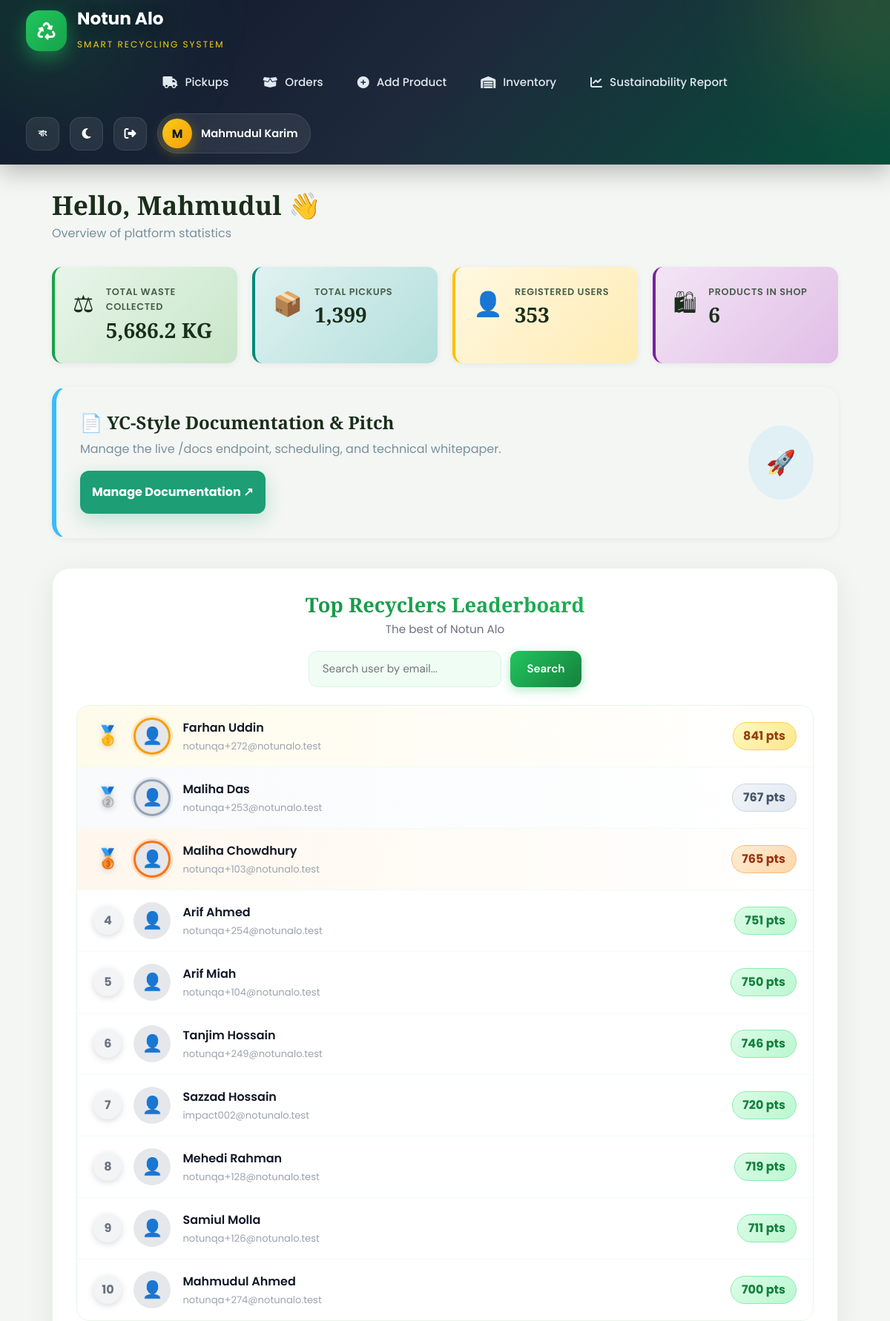
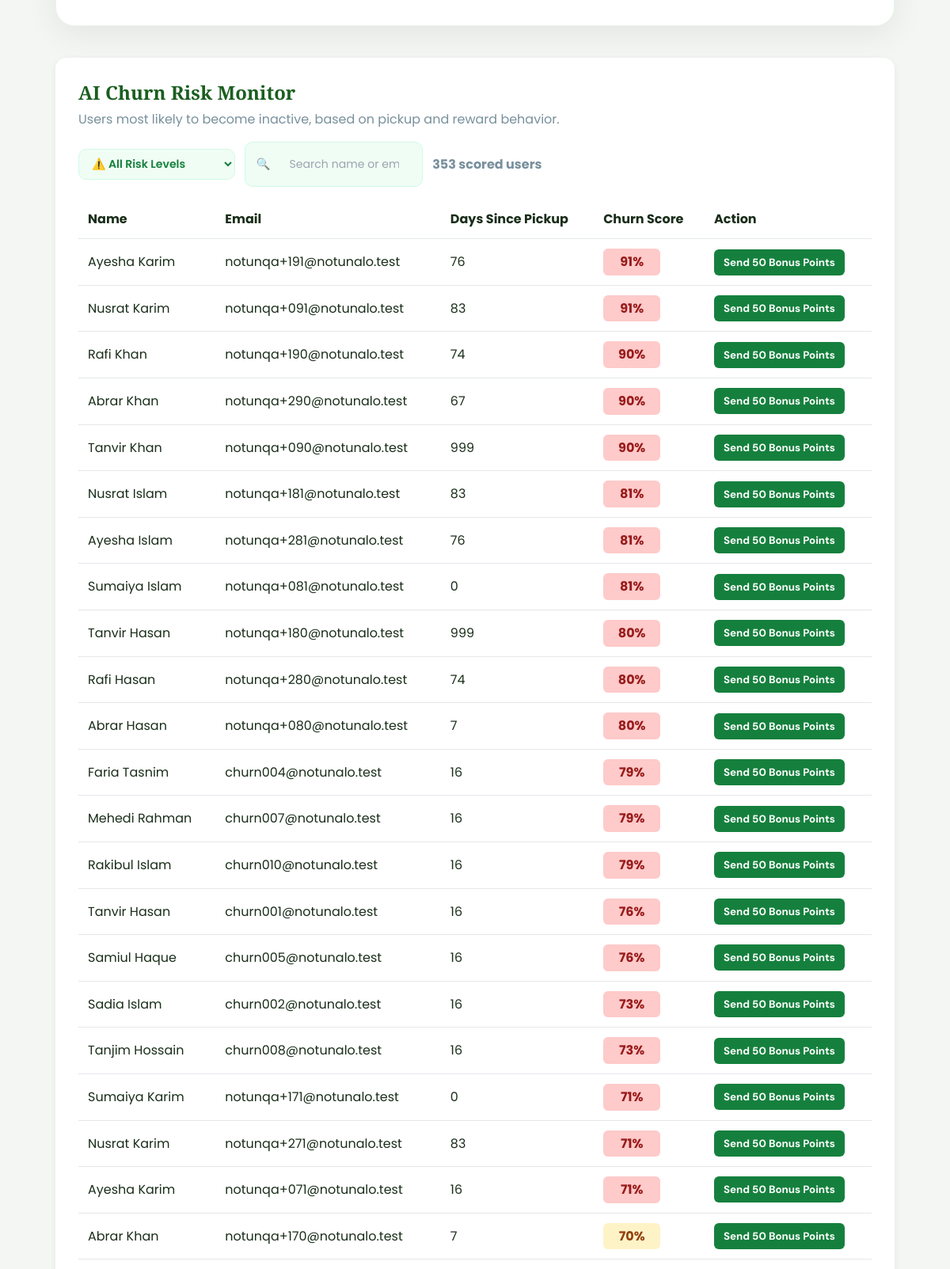
/admin.php (signed in, upper part), run on the app's committed database (2 pictures, top to bottom).
### tables this page shows
CREATE TABLE `rewards` (
  `id` int(11) NOT NULL AUTO_INCREMENT,
  `user_id` int(11) NOT NULL,
  `total_points` int(11) NOT NULL DEFAULT 0,
  `lifetime_points` int(11) NOT NULL DEFAULT 0,
  `last_updated` timestamp NOT NULL DEFAULT current_timestamp() ON UPDATE current_timestamp(),
  PRIMARY KEY (`id`),
  UNIQUE KEY `user_id` (`user_id`),
  CONSTRAINT `rewards_ibfk_1` FOREIGN KEY (`user_id`) REFERENCES `users` (`id`) ON DELETE CASCADE
);

CREATE TABLE `users` (
  `id` int(11) NOT NULL AUTO_INCREMENT,
  `name` varchar(100) NOT NULL,
  `email` varchar(150) NOT NULL,
  `password` varchar(255) NOT NULL,
  `address` text DEFAULT NULL,
  `phone` varchar(20) DEFAULT NULL,
  `picture_url` varchar(500) DEFAULT NULL,
  `role` enum('admin','user','agency') NOT NULL DEFAULT 'user',
  `created_at` timestamp NOT NULL DEFAULT current_timestamp(),
  PRIMARY KEY (`id`),
  UNIQUE KEY `email` (`email`),
  UNIQUE KEY `uq_users_email` (`email`)
);

CREATE TABLE `user_ml_scores` (
  `user_id` int(11) NOT NULL,
  `churn_score` decimal(6,5) NOT NULL,
  `risk_label` enum('low','medium','high') NOT NULL,
  `updated_at` timestamp NOT NULL DEFAULT current_timestamp() ON UPDATE current_timestamp(),
  PRIMARY KEY (`user_id`),
  CONSTRAINT `fk_user_ml_scores_user` FOREIGN KEY (`user_id`) REFERENCES `users` (`id`) ON DELETE CASCADE
);

### includes/lang.php (called while the page is built, shortened)
<?php
$currentLang = $_SESSION['lang'];
function en2bn($number) {
    global $currentLang;
    if ($currentLang !== 'bn') return $number;
    $eng = ['0','1','2','3','4','5','6','7','8','9'];
    $bng = ['০','১','২','৩','৪','৫','৬','৭','৮','৯'];
    return str_replace($eng, $bng, $number);
}
$lang = $translations[$currentLang];
?>

### includes/config.php (called while the page is built, shortened)
<?php
function e(string $str): string {
    return htmlspecialchars($str, ENT_QUOTES, 'UTF-8');
}
require_once __DIR__ . '/lang.php';

### admin_churn_table.php (the view, shortened to what this page needs)
<?php
require_once 'includes/config.php';
$currentLang = $_SESSION['lang'] ?? 'en';
$t = function($en, $bn) use ($currentLang) {
    return $currentLang === 'bn' ? $bn : $en;
};
global $pdo;
$pdo->exec("
    CREATE TABLE IF NOT EXISTS user_ml_scores (
        user_id INT NOT NULL PRIMARY KEY,
        churn_score DECIMAL(6,5) NOT NULL,
        risk_label ENUM('low', 'medium', 'high') NOT NULL,
        updated_at TIMESTAMP DEFAULT CURRENT_TIMESTAMP ON UPDATE CURRENT_TIMESTAMP,
        CONSTRAINT fk_user_ml_scores_user
            FOREIGN KEY (user_id) REFERENCES users(id)
            ON DELETE CASCADE
    ) ENGINE=InnoDB;
");
$stmt = $pdo->query("
    SELECT
        u.id,
        u.name,
        u.email,
        s.churn_score,
        s.risk_label,
        COALESCE(GREATEST(DATEDIFF(CURDATE(), MAX(CASE WHEN p.status = 'completed' THEN p.schedule_date END)), 0), 999) AS days_since_pickup
    FROM user_ml_scores s
    INNER JOIN users u ON u.id = s.user_id
    LEFT JOIN pickups p ON p.user_id = u.id
    WHERE s.risk_label = 'high'
      AND u.role = 'user'
    GROUP BY u.id, u.name, u.email, s.churn_score, s.risk_label
    ORDER BY s.churn_score DESC
");
$highRiskUsers = $stmt->fetchAll(PDO::FETCH_ASSOC);
$scoreCount = (int) $pdo->query("SELECT COUNT(*) AS cnt FROM user_ml_scores")->fetch()['cnt'];
function churnBadgeClass(float $score): string {
    if ($score > 0.70) {
        return 'badge-red';
    }
    if ($score >= 0.40) {
        return 'badge-yellow';
    }
    return 'badge-green';
}
?>
<div style="display: flex; align-items: flex-start; justify-content: space-between; gap: 1rem; margin-bottom: 1rem; flex-wrap: wrap;">
    <div>
        <h2 style="margin: 0; color: var(--green-dark);"><?= $t('AI Churn Risk Monitor', 'AI চার্ন রিস্ক মনিটর') ?></h2>
        <p style="margin: 0.35rem 0 0; color: var(--text-muted);"><?= $t('Users most likely to become inactive, based on pickup and reward behavior.', 'যে ব্যবহারকারীরা নিষ্ক্রিয় হওয়ার সম্ভাবনা বেশি, পিকআপ এবং রিওয়ার্ড আচরণের ভিত্তিতে।') ?></p>
    </div>
    <div style="display:flex; align-items:center; gap:0.75rem; flex-wrap:wrap;">
        <select id="riskFilter" class="filter-select" onchange="applyChurnFilters()" title="<?= $t('Filter by risk level', 'ঝুঁকির মাত্রা অনুযায়ী ফিল্টার') ?>">
            <option value="">⚠️ <?= $t('All Risk Levels', 'সব ঝুঁকির মাত্রা') ?></option>
        </select>
        <div class="table-search-wrap">
            <span class="table-search-icon">🔍</span>
            <input
                type="text"
                id="churnSearch"
                class="table-search-input"
                placeholder="<?= $t('Search name or email...', 'নাম বা ইমেইল অনুসন্ধান...') ?>"
                oninput="applyChurnFilters()"
                autocomplete="off"
            >
        </div>
        <div style="font-weight: 700; color: var(--text-muted); white-space:nowrap;"><?= (int) $scoreCount ?> <?= $t('scored users', 'স্কোরকৃত ব্যবহারকারী') ?></div>
    </div>
</div>
<table class="churn-table" id="churnTable">
    <thead>
        <tr>
            <th><?= $t('Name', 'নাম') ?></th>
            <th><?= $t('Email', 'ইমেইল') ?></th>
            <th><?= $t('Days Since Pickup', 'পিকআপের পর দিন') ?></th>
            <th><?= $t('Churn Score', 'চার্ন স্কোর') ?></th>
            <th><?= $t('Action', 'পদক্ষেপ') ?></th>
        </tr>
    </thead>
    <tbody>
        <?php foreach ($highRiskUsers as $user): ?>
            <?php
                $score = (float) $user['churn_score'];
                $scorePercent = round($score * 100);
            ?>
            <tr data-score-pct="<?= $scorePercent ?>">
                <td><?= htmlspecialchars($user['name'], ENT_QUOTES, 'UTF-8') ?></td>
                <td><?= htmlspecialchars($user['email'], ENT_QUOTES, 'UTF-8') ?></td>
                <td><?= (int) $user['days_since_pickup'] ?></td>
                <td>
                    <span class="churn-badge <?= churnBadgeClass($score) ?>">
                        <?= $scorePercent ?>%
                    </span>
                </td>
                <td>
                    <form method="post">
                        <button class="bonus-button" type="submit"><?= $t('Send 50 Bonus Points', '৫০ বোনাস পয়েন্ট পাঠান') ?></button>
                    </form>
                </td>
            </tr>
        <?php endforeach; ?>
    </tbody>
</table>

### admin.php (shortened to what this page needs)
<?php
require_once 'includes/config.php';
$totalWaste    = $pdo->query("SELECT COALESCE(SUM(estimated_weight),0) as tw FROM pickups WHERE status='completed'")->fetch()['tw'];
$totalPickups  = $pdo->query("SELECT COUNT(*) as cnt FROM pickups")->fetch()['cnt'];
$totalUsers    = $pdo->query("SELECT COUNT(*) as cnt FROM users WHERE role='user'")->fetch()['cnt'];
$totalProducts = $pdo->query("SELECT COUNT(*) as cnt FROM products")->fetch()['cnt'];
$stmt = $pdo->prepare("
    SELECT u.name, u.email, u.picture_url, r.lifetime_points
    FROM users u
    JOIN rewards r ON u.id = r.user_id
    WHERE u.role = 'user'
    ORDER BY r.lifetime_points DESC
    LIMIT 10
");
$stmt->execute();
$topRecyclers = $stmt->fetchAll();
$searchTerm = trim((string)($_GET['search'] ?? ''));
?>
<!DOCTYPE html>
<html lang="en">
<head>
    <link rel="stylesheet" href="assets/css/style.css">
    <link rel="stylesheet" href="assets/css/leaderboard.css">
    <link rel="stylesheet" href="assets/css/sortable-table.css">
</head>
<body>
<?php include 'includes/navbar.php'; ?>
<main class="main-content">
    <div class="container">
        <div class="page-header">
            <div>
                <h1 class="page-title" data-reveal><?= $lang['hello'] ?? 'Hello' ?>, <?= e(explode(' ', $_SESSION['name'] ?? 'Admin')[0]) ?> 👋</h1>
                <p class="page-sub"><?= $lang['platform_stats'] ?? 'Overview of platform statistics' ?></p>
            </div>
        </div>
        <div class="stats-grid stats-grid--4">
            <div class="stat-card stat-card--green" data-reveal>
                <div class="stat-card__icon">⚖</div>
                <div class="stat-card__body">
                    <p class="stat-card__label"><?= $lang['total_waste_collected'] ?? 'Total Waste Collected' ?></p>
                    <p class="stat-card__value"><?= en2bn(number_format((float)$totalWaste, 1)) ?> KG</p>
                </div>
            </div>
            <div class="stat-card stat-card--teal" data-reveal>
                <div class="stat-card__icon">📦</div>
                <div class="stat-card__body">
                    <p class="stat-card__label"><?= $lang['total_pickups'] ?? 'Total Pickups' ?></p>
                    <p class="stat-card__value"><?= en2bn(number_format((int)$totalPickups)) ?></p>
                </div>
            </div>
            <div class="stat-card stat-card--gold" data-reveal>
                <div class="stat-card__icon">👤</div>
                <div class="stat-card__body">
                    <p class="stat-card__label"><?= $lang['registered_users'] ?? 'Registered Users' ?></p>
                    <p class="stat-card__value"><?= en2bn(number_format((int)$totalUsers)) ?></p>
                </div>
            </div>
            <div class="stat-card stat-card--purple" data-reveal>
                <div class="stat-card__icon">🛍</div>
                <div class="stat-card__body">
                    <p class="stat-card__label"><?= $lang['products_in_shop'] ?? 'Products in Shop' ?></p>
                    <p class="stat-card__value"><?= en2bn(number_format((int)$totalProducts)) ?></p>
                </div>
            </div>
        </div>
        <div class="card" data-reveal style="margin-bottom: 2.5rem; padding: 2rem; border-radius: 20px; border-left: 6px solid #38bdf8; background: var(--bg-card);">
            <div style="display: flex; align-items: center; justify-content: space-between; gap: 20px;">
                <div>
                    <h2 style="font-size: 1.5rem; margin-bottom: 0.5rem;">📄 YC-Style Documentation & Pitch</h2>
                    <p style="color: var(--text-muted); margin-bottom: 1rem;">Manage the live /docs endpoint, scheduling, and technical whitepaper.</p>
                    <a href="admin_docs.php" class="btn btn-primary" style="background: #38bdf8; border: none; padding: 0.8rem 1.5rem; color: #fff; font-weight: 600; text-decoration: none; border-radius: 8px;">Manage Documentation ↗</a>
                </div>
                <div style="background: rgba(56, 189, 248, 0.1); padding: 1.5rem; border-radius: 50%; font-size: 2rem;">🚀</div>
            </div>
        </div>
        <div class="leaderboard-card" data-reveal>
            <div class="leaderboard-header">
                <h2><?= $lang['top_recyclers'] ?? '🌟 Top Recyclers Leaderboard' ?></h2>
                <p><?= $lang['top_recyclers_hint'] ?? 'The best of Notun Alo' ?></p>
                <form method="GET" class="leaderboard-search">
                    <input
                        type="text"
                        name="search"
                        placeholder="<?= $lang['search_by_email'] ?? 'Search user by email...' ?>"
                        value="<?= e($searchTerm) ?>"
                    >
                    <button type="submit"><?= $lang['search'] ?? 'Search' ?></button>
                </form>
            </div>
            <div class="leaderboard-list">
                <?php if (empty($topRecyclers)): ?>
                    <div style="padding: 2rem; text-align: center; color: var(--text-muted);"><?= $lang['no_users_yet'] ?? 'No recyclers yet.' ?></div>
                <?php else: ?>
                    <?php
                    $medals     = ['gold', 'silver', 'bronze'];
                    $medalEmoji = ['🥇', '🥈', '🥉'];
                    foreach ($topRecyclers as $index => $userR):
                        $isTop3    = $index < 3;
                        $itemClass = $isTop3 ? 'leader-item leader-item--' . $medals[$index] : 'leader-item';
                        $avClass   = $isTop3 ? 'leader-avatar leader-avatar--' . $medals[$index] : 'leader-avatar';
                    ?>
                    <div class="<?= $itemClass ?>">
                        <div class="leader-left">
                            <?php if ($isTop3): ?>
                                <div class="leader-rank"><?= $medalEmoji[$index] ?></div>
                            <?php else: ?>
                                <div class="leader-rank leader-rank--num"><?= en2bn($index + 1) ?></div>
                            <?php endif; ?>
                            <div class="<?= $avClass ?>">
                                <?php if (!empty($userR['picture_url'])): ?>
                                    <img src="<?= e($userR['picture_url']) ?>" alt="Profile"
                                         onerror="this.outerHTML='<div class=\'leader-avatar__placeholder\'>👤</div>'">
                                <?php else: ?>
                                    <div class="leader-avatar__placeholder">👤</div>
                                <?php endif; ?>
                            </div>
                            <div class="leader-user">
                                <strong><?= e($userR['name']) ?></strong>
                                <span><?= e($userR['email'] ?? '') ?></span>
                            </div>
                        </div>
                        <div class="leader-points">
                            <?= en2bn(number_format($userR['lifetime_points'])) ?> <?= $lang['pts'] ?? 'pts' ?>
                        </div>
                    </div>
                    <?php endforeach; ?>
                <?php endif; ?>
            </div>
        </div>
        <div class="card" data-reveal style="margin-top: 2.5rem; margin-bottom: 2rem;">
            <?php include 'admin_churn_table.php'; ?>
        </div>
    </div>
</main>
</body>
</html>

### assets/css/sortable-table.css (style rules this page uses)
.table-search-wrap { display: flex; align-items: center; gap: 0.5rem; background: #f0fdf4; border: 1.5px solid #d1fae5; border-radius: 10px; padding: 0.45rem 0.85rem; transition: border-color 0.22s, box-shadow 0.22s; }
.table-search-icon { font-size: 0.9rem; opacity: 0.7; flex-shrink: 0; }
.table-search-input { border: none; outline: none; background: transparent; font-size: 0.88rem; color: #111827; width: 170px; font-family: inherit; }
.table-search-input::placeholder { color: #9ca3af; }

### includes/navbar.php (style rules this page uses)
:root { --primary:#0f172a; --secondary:#1e293b; --green:#16a34a; --lightgreen:#22c55e; --yellow:#facc15; --white:#ffffff; --glass:rgba(255,255,255,0.08); --border:rgba(255,255,255,0.12); }
* { margin:0; padding:0; box-sizing:border-box; }
body { font-family:'Poppins',sans-serif; }

### admin_churn_table.php (style rules this page uses)
.churn-table { width: 100%; border-collapse: collapse; margin-top: 16px; }
.churn-table th, .churn-table td { padding: 12px; border-bottom: 1px solid #e5e7eb; text-align: left; }
.churn-badge { display: inline-block; min-width: 72px; padding: 4px 8px; border-radius: 6px; color: #111827; font-weight: 700; text-align: center; }
.badge-red { background: #fecaca; color: #991b1b; }
.badge-yellow { background: #fef3c7; color: #92400e; }
.bonus-button { border: 0; border-radius: 6px; padding: 8px 12px; background: #15803d; color: #ffffff; cursor: pointer; font-weight: 700; }
.filter-select { padding: 0.45rem 0.75rem; border-radius: 10px; border: 1.5px solid #d1fae5; background: #f0fdf4; color: #15803d; font-size: 0.88rem; font-weight: 600; cursor: pointer; outline: none; transition: border-color 0.22s, box-shadow 0.22s; font-family: inherit; }

### data on the page
rewards: index "🥇", user.name "Farhan Uddin", user.email "notunqa+272@notunalo.test", lifetime_points "841"
rewards: index "🥈", user.name "Maliha Das", user.email "notunqa+253@notunalo.test", lifetime_points "767"
rewards: index "🥉", user.name "Maliha Chowdhury", user.email "notunqa+103@notunalo.test", lifetime_points "765"
rewards: index "4", user.name "Arif Ahmed", user.email "notunqa+254@notunalo.test", lifetime_points "751"
rewards: index "5", user.name "Arif Miah", user.email "notunqa+104@notunalo.test", lifetime_points "750"
rewards: index "6", user.name "Tanjim Hossain", user.email "notunqa+249@notunalo.test", lifetime_points "746"
rewards: index "7", user.name "Sazzad Hossain", user.email "impact002@notunalo.test", lifetime_points "720"
rewards: index "8", user.name "Mehedi Rahman", user.email "notunqa+128@notunalo.test", lifetime_points "719"
rewards: index "9", user.name "Samiul Molla", user.email "notunqa+126@notunalo.test", lifetime_points "711"
rewards: index "10", user.name "Mahmudul Ahmed", user.email "notunqa+274@notunalo.test", lifetime_points "700"
user_ml_scores: user_id.name "Ayesha Karim", user_id.email "notunqa+191@notunalo.test", days_since_pickup "76", churn_score "91"
user_ml_scores: user_id.name "Nusrat Karim", user_id.email "notunqa+091@notunalo.test", days_since_pickup "83", churn_score "91"
user_ml_scores: user_id.name "Rafi Khan", user_id.email "notunqa+190@notunalo.test", days_since_pickup "74", churn_score "90"
user_ml_scores: user_id.name "Abrar Khan", user_id.email "notunqa+290@notunalo.test", days_since_pickup "67", churn_score "90"
user_ml_scores: user_id.name "Tanvir Khan", user_id.email "notunqa+090@notunalo.test", days_since_pickup "999", churn_score "90"
user_ml_scores: user_id.name "Nusrat Islam", user_id.email "notunqa+181@notunalo.test", days_since_pickup "83", churn_score "81"
user_ml_scores: user_id.name "Ayesha Islam", user_id.email "notunqa+281@notunalo.test", days_since_pickup "76", churn_score "81"
user_ml_scores: user_id.name "Sumaiya Islam", user_id.email "notunqa+081@notunalo.test", days_since_pickup "0", churn_score "81"
user_ml_scores: user_id.name "Tanvir Hasan", user_id.email "notunqa+180@notunalo.test", days_since_pickup "999", churn_score "80"
user_ml_scores: user_id.name "Rafi Hasan", user_id.email "notunqa+280@notunalo.test", days_since_pickup "74", churn_score "80"
user_ml_scores: user_id.name "Abrar Hasan", user_id.email "notunqa+080@notunalo.test", days_since_pickup "7", churn_score "80"
user_ml_scores: user_id.name "Faria Tasnim", user_id.email "churn004@notunalo.test", days_since_pickup "16", churn_score "79"
user_ml_scores: user_id.name "Mehedi Rahman", user_id.email "churn007@notunalo.test", days_since_pickup "16", churn_score "79"
user_ml_scores: user_id.name "Rakibul Islam", user_id.email "churn010@notunalo.test", days_since_pickup "16", churn_score "79"
user_ml_scores: user_id.name "Tanvir Hasan", user_id.email "churn001@notunalo.test", days_since_pickup "16", churn_score "76"
user_ml_scores: user_id.name "Samiul Haque", user_id.email "churn005@notunalo.test", days_since_pickup "16", churn_score "76"
user_ml_scores: user_id.name "Sadia Islam", user_id.email "churn002@notunalo.test", days_since_pickup "16", churn_score "73"
user_ml_scores: user_id.name "Tanjim Hossain", user_id.email "churn008@notunalo.test", days_since_pickup "16", churn_score "73"
user_ml_scores: user_id.name "Sumaiya Karim", user_id.email "notunqa+171@notunalo.test", days_since_pickup "0", churn_score "71"
user_ml_scores: user_id.name "Nusrat Karim", user_id.email "notunqa+271@notunalo.test", days_since_pickup "83", churn_score "71"
user_ml_scores: user_id.name "Ayesha Karim", user_id.email "notunqa+071@notunalo.test", days_since_pickup "16", churn_score "71"
user_ml_scores: user_id.name "Abrar Khan", user_id.email "notunqa+170@notunalo.test", days_since_pickup "7", churn_score "70"

### other printed values
$item['label'] "Pickups"
$item['label'] "Orders"
$item['label'] "Add Product"
$item['label'] "Inventory"
$item['label'] "Sustainability Report"
$langBtnText "বাং"
$userInitial "M"
$userName "Mahmudul Karim"
$lang['hello'] "Hello"
explode(' ', $_SESSION['name'] ?? 'Admin')[0] "Mahmudul"
$lang['platform_stats'] "Overview of platform statistics"
$lang['total_waste_collected'] "TOTAL WASTE COLLECTED"
en2bn(number_format((float)$totalWaste, 1)) "5,686.2"
$lang['total_pickups'] "TOTAL PICKUPS"
en2bn(number_format((int)$totalPickups)) "1,399"
